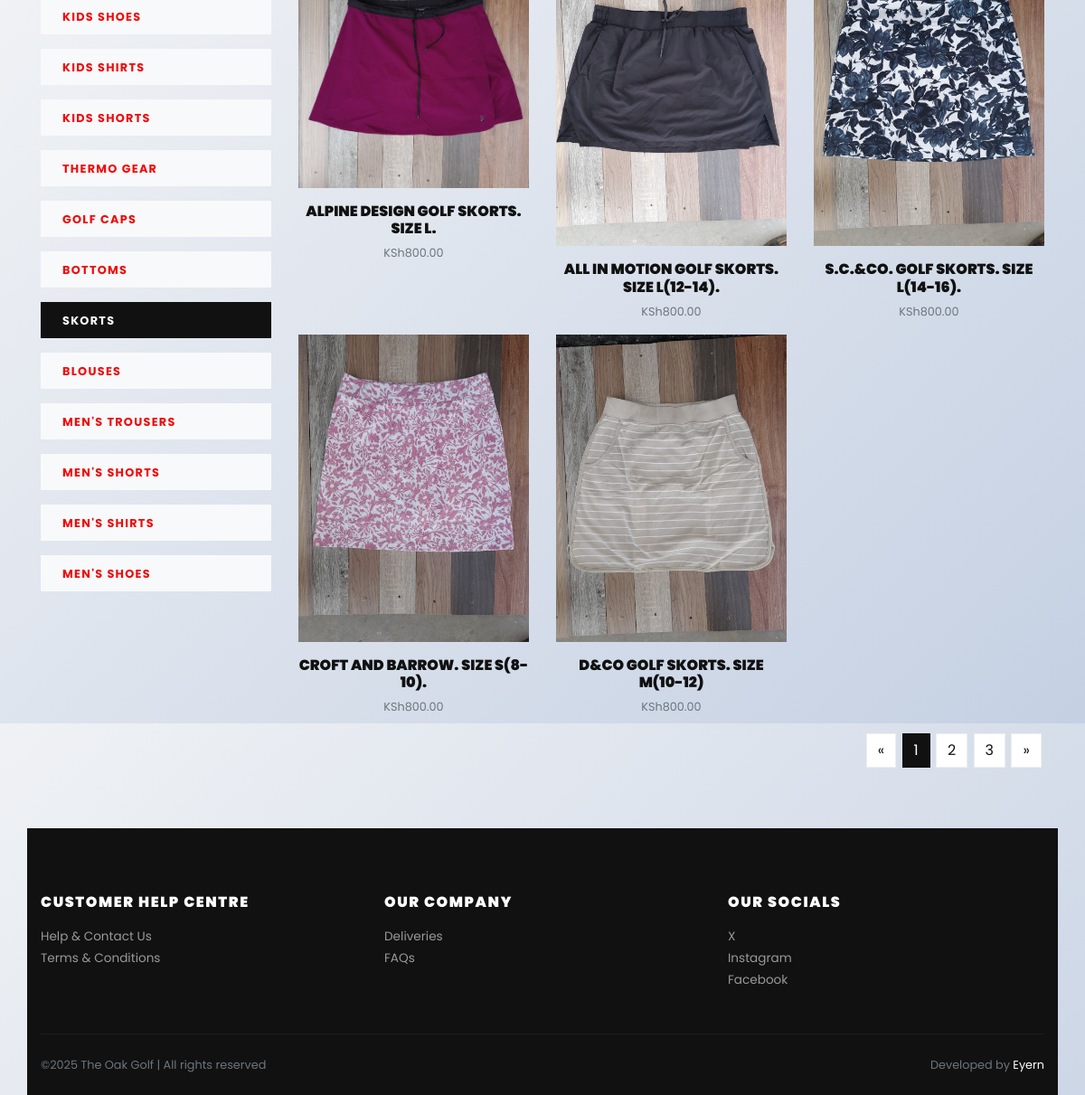
Page /skorts/ on the committed database.
### store/models.py (models this page shows, shortened)
class Category(models.Model):
    title = models.CharField(max_length=50, verbose_name="Category Title")
    slug = models.SlugField(max_length=55, verbose_name="Category Slug")
    description = models.TextField(blank=True, verbose_name="Category Description")
    category_image = models.ImageField(upload_to='category', blank=True, null=True, verbose_name="Category Image")
    is_active = models.BooleanField(verbose_name="Is Active?")
    is_featured = models.BooleanField(verbose_name="Is Featured?")
    created_at = models.DateTimeField(auto_now_add=True, verbose_name="Created Date")
    updated_at = models.DateTimeField(auto_now=True, verbose_name="Updated Date")
    class Meta:
        verbose_name_plural = 'Categories'
        ordering = ('-created_at', )

class Product(models.Model):
    title = models.CharField(max_length=150, verbose_name="Product Title")
    slug = models.SlugField(max_length=160, verbose_name="Product Slug")
    sku = models.CharField(max_length=255, unique=True, verbose_name="Unique Product ID (SKU)")
    short_description = models.TextField(verbose_name="Short Description")
    detail_description = models.TextField(blank=True, null=True, verbose_name="Detail Description")
    product_image = models.ImageField(upload_to='product', blank=True, null=True, verbose_name="Product Image")
    price = models.DecimalField(max_digits=8, decimal_places=2)
    category = models.ForeignKey(Category, verbose_name="Product Categoy", on_delete=models.CASCADE)
    is_active = models.BooleanField(verbose_name="Is Active?")
    is_featured = models.BooleanField(verbose_name="Is Featured?")
    created_at = models.DateTimeField(auto_now_add=True, verbose_name="Created Date")
    updated_at = models.DateTimeField(auto_now=True, verbose_name="Updated Date")
    class Meta:
        verbose_name_plural = 'Products'
        ordering = ('-created_at', )

### store/views.py (the view)
# urls.py: path('<slug:slug>/', views.category_products, name="category-products"),
def category_products(request, slug):
    category = get_object_or_404(Category, slug=slug)
    products = Product.objects.filter(is_active=True, category=category)
    categories = Category.objects.filter(is_active=True)
    context = {
        'category': category,
        'products': products,
        'categories': categories,
    }
    return render(request, 'store/category_products.html', context)

### store/context_preprocessors.py (called while the page is built)
def store_menu(request):
    categories = Category.objects.filter(is_active=True)
    context = {
        'categories_menu': categories,
    }
    return context

def cart_menu(request):
    if request.user.is_authenticated:
        cart_items= Cart.objects.filter(user=request.user)
        context = {
            'cart_items': cart_items,
        }
    else:
        context = {}
    return context

### templates/store/category_products.html (shortened to what this page needs)
{% extends 'base.html' %}
{% load static %}
    {% block content %}
      <div class="container">
        <section class="py-5">
          <div class="container p-0">
            <div class="row">
              <div class="col-lg-3 order-2 order-lg-1">
                {% if categories %}
                  {% for cat in categories %}
                    <a href="{% url 'store:category-products' cat.slug %}">
                      <div class="py-2 px-4 {% if category == cat %}bg-dark text-white {% else %}bg-light{% endif %} mb-3">
                        <strong class="small text-uppercase font-weight-bold">{{cat.title}}</strong>
                      </div>
                    </a>
                  {% endfor %}
                {% endif %}
              </div>
              <div class="col-lg-9 order-1 order-lg-2 mb-5 mb-lg-0">
                <div class="row">
                  {% if products %}
                    {% for product in products %}
                      <div class="col-lg-4 col-sm-6">
                        <div class="product text-center">
                          <div class="mb-3 position-relative">
                            <a class="d-block" href="{% url 'store:product-detail' product.slug %}">
                              {% if product.product_image %}
                                <img class="img-fluid w-100" src="{{product.product_image.url}}" alt="{{product.title}}">
                              {% else %}
                                <img class="img-fluid w-100" src="{% static 'img/product-1.jpg' %}" alt="{{product.title}}">
                              {% endif %}
                            </a>
                          </div>
                          <h6> <a class="reset-anchor" href="{% url 'store:product-detail' product.slug %}">{{product.title}}</a></h6>
                          <p class="small text-muted">KSh{{product.price}}</p>
                        </div>
                      </div>
                    {% endfor %}
                  {% endif %}
                </div>
                <nav aria-label="Page navigation example">
                  <ul class="pagination justify-content-center justify-content-lg-end">
                    <li class="page-item"><a class="page-link" href="#" aria-label="Previous"><span aria-hidden="true">«</span></a></li>
                    <li class="page-item active"><a class="page-link" href="#">1</a></li>
                    <li class="page-item"><a class="page-link" href="#">2</a></li>
                    <li class="page-item"><a class="page-link" href="#">3</a></li>
                    <li class="page-item"><a class="page-link" href="#" aria-label="Next"><span aria-hidden="true">»</span></a></li>
                  </ul>
                </nav>
              </div>
            </div>
          </div>
        </section>
      </div>
      {% endblock content %}

### jewelryshop/static/css/style.default.css (style rules this page uses)
strong { font-weight: 700; }
.product img { -webkit-filter: grayscale(40%); filter: grayscale(40%); transition: all 0.3s; }
.text-uppercase { text-transform: uppercase; letter-spacing: 0.1em; }
.reset-anchor { color: inherit; transition: all 0.3s; }
body { font-family: "Libre Franklin", sans-serif; font-size: 1rem; font-weight: 400; line-height: 1.5; color: #111111; background-color: #fff; }
a { color: #f00a0a; text-decoration: none; }
h1, h2, h3, h4, h5, h6, .h1, .h2, .h3, .h4, .h5, .h6 { margin-bottom: 0.5rem; font-family: inherit; font-weight: 900; line-height: 1.2; color: inherit; }
h6, .h6 { font-size: 1rem; }
small, .small { font-size: 80%; font-weight: 400; }
.page-item:first-child .page-link { border-top-left-radius: 0; border-bottom-left-radius: 0; }
.page-item:last-child .page-link { border-top-right-radius: 0; border-bottom-right-radius: 0; }
.page-item.active .page-link { color: #fff; background-color: #111111; border-color: #111111; }
.page-link { padding: 0.5rem 0.75rem; line-height: 1.25; color: #111111; background-color: none; border: 1px solid #eee; margin: 0.2rem; transition: all 0.3s; }
.bg-light { background-color: #f8f9fa !important; }
.bg-dark { background-color: #111111 !important; }

### jewelryshop/static/css/custom.css (style rules this page uses)
:root { --light-white-color: hsl(216, 20%, 95%); --medium-white-color: hsl(217, 35%, 83%); --light-gray-color: hsla(0, 0%, 100%, 0.15); --light-purple-color: hsl(129, 89%, 28%); --medium-purple-color: hsl(129, 89%, 28%); --white-color: hsl(0, 0%, 100%); --shadow-color: hsla(0, 0%, 0%, 0.2); --light-green-color: hsl(134, 61%, 41%); --dark-green-color: hsl(133, 61%, 33%); --glow-light-green-color: hsl(134, 61%, 41%); --glow-dark-green-color: hsla(134, 61%, 41%, 0.702); --big-font-weight: 800; --medium-font-weight: 600; --middle-font-weight: 500; --small-font-weight: 400; }
* { margin: 0; padding: 0; box-sizing: border-box; text-decoration: none; list-style: none; }
body { font-family: 'Poppins'; width: 100%; height: 100vh; display: flex; justify-content: center; align-items: center; background: linear-gradient(135deg, var(--light-white-color), var(--medium-white-color)); }

### rows in the picture
Category: title "KIDS SHOES"
Category: title "KIDS SHIRTS"
Category: title "KIDS SHORTS"
Category: title "THERMO GEAR"
Category: title "GOLF CAPS"
Category: title "BOTTOMS"
Category: title "SKORTS"
Category: title "BLOUSES"
Category: title "MEN'S TROUSERS"
Category: title "MEN'S SHORTS"
Category: title "MEN'S SHIRTS"
Category: title "MEN'S SHOES"
Product: product_image (picture), title "ALPINE DESIGN GOLF SKORTS. SIZE L.", price "800.00"
Product: product_image (picture), title "ALL IN MOTION GOLF SKORTS. SIZE L(12-14).", price "800.00"
Product: product_image (picture), title "S.C.&CO. GOLF SKORTS. SIZE L(14-16).", price "800.00"
Product: product_image (picture), title "CROFT AND BARROW. SIZE S(8-10).", price "800.00"
Product: product_image (picture), title "D&CO GOLF SKORTS. SIZE M(10-12)", price "800.00"
